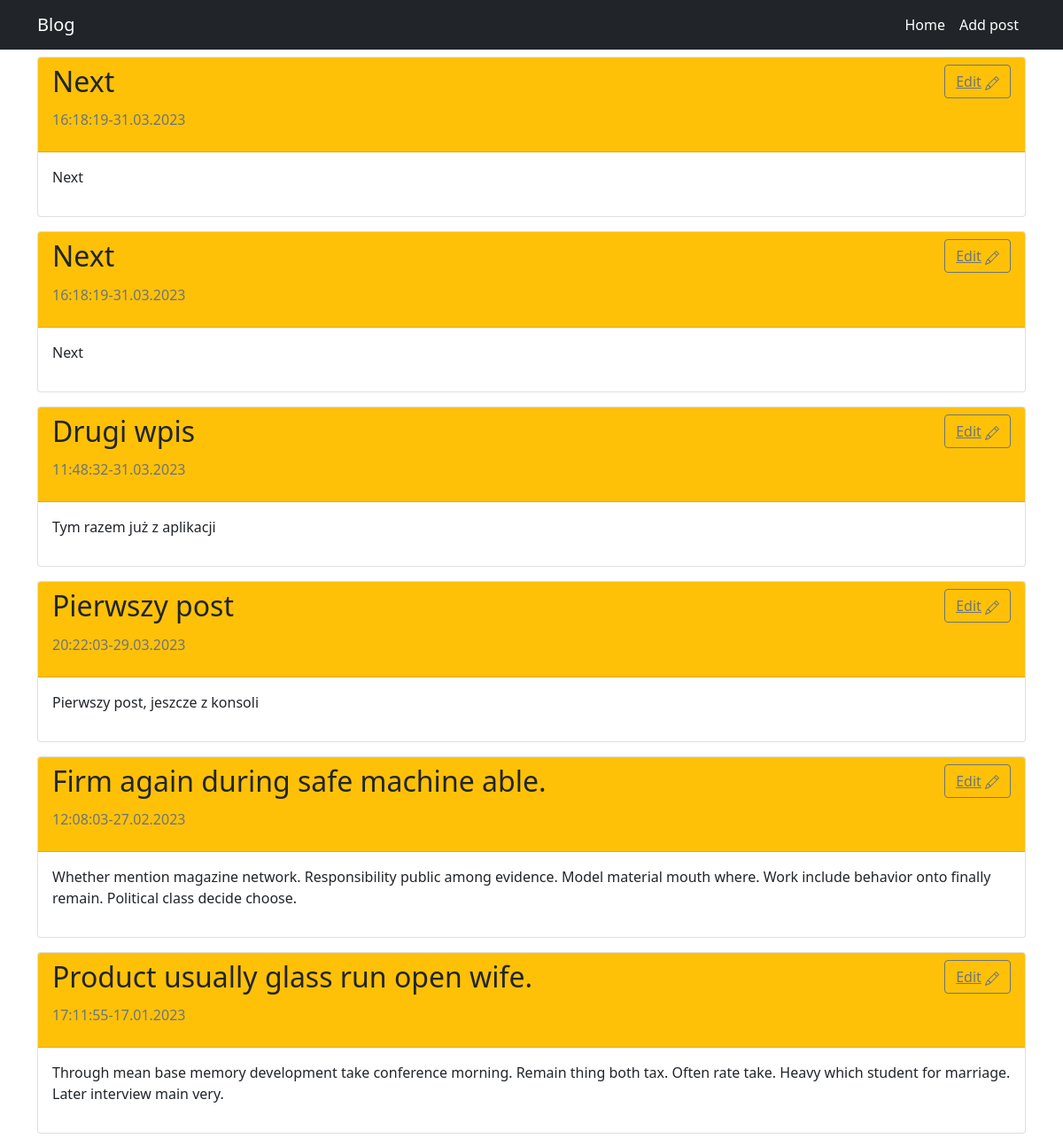
Before: / (upper part) with the older database file.
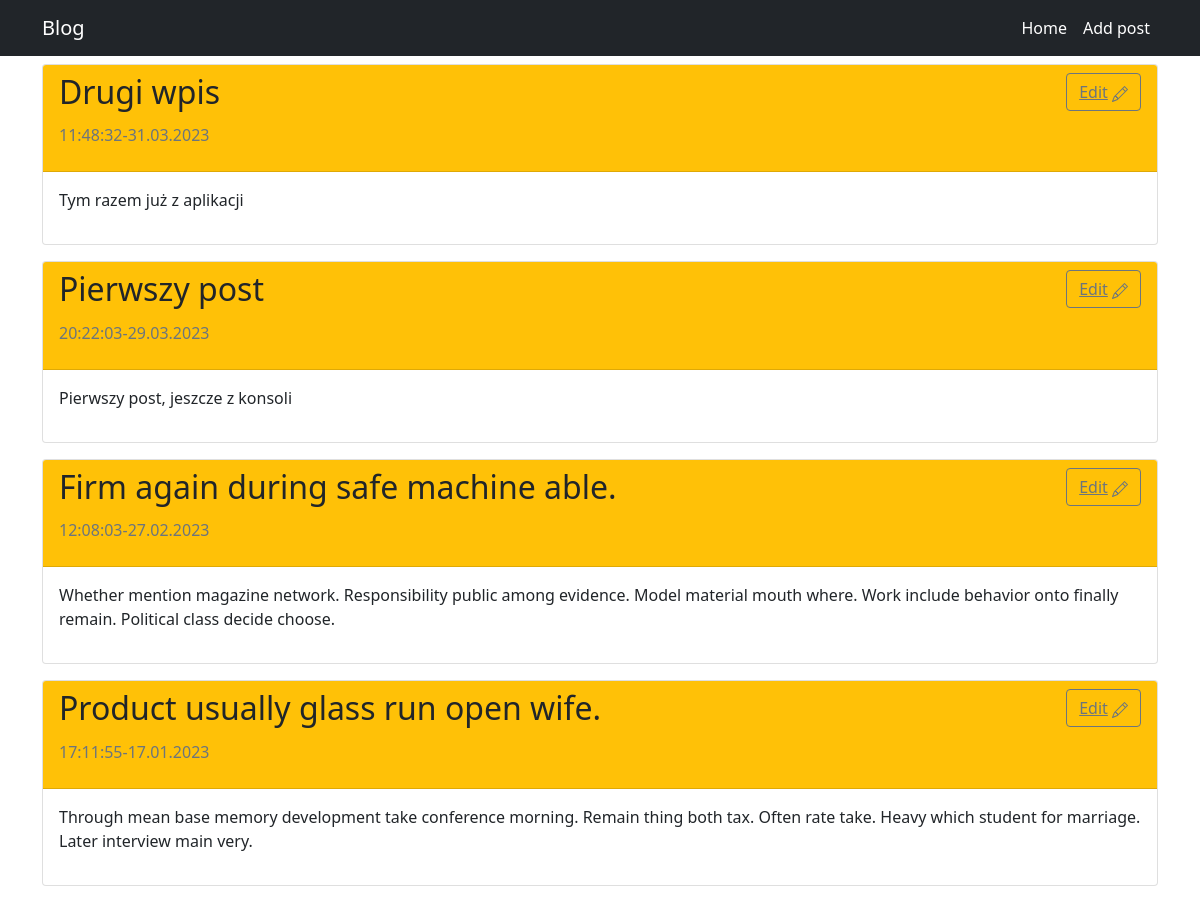
After: the same page with the newer database file.
### app/models.py (models this page shows)
class Entry(db.Model):
    id = db.Column(db.Integer, primary_key = True)
    title = db.Column(db.String, nullable = False)
    body = db.Column(db.Text, nullable = False)
    publish_date = db.Column(db.DateTime, nullable = False, default = dt.datetime.utcnow())
    is_published = db.Column(db.Boolean, default = False)

### app/routes.py (the view)
@app.route('/')
def home():
    posts = Entry.query.filter_by(is_published = True).order_by(Entry.publish_date.desc())
    return render_template("home.html", posts = posts)

### app/templates/home.html (shortened to what this page needs)
{% extends "base.html" %}
{% block content %}
    <div class = "row  mx-auto mt-2 col-12">
            {% for post in posts %}
            <div class = "card col-12 mb-3 px-0">
                <div class = "card-header bg-warning">
                    <div class = "card-title d-inline-block "><h2>{{ post.title }}</h2></div>
                    <button class ="btn btn-outline-secondary d-inline-block float-end">
                        <a class ="text-secondary" href="{{url_for('edit_entry', entry_id = post.id)}}">Edit</a>
                    </button>
                    <div class = "card-subtitle text-secondary"><p>{{ post.publish_date.strftime("%H:%M:%S-%d.%m.%Y") }}</p></div>
                </div>
                <div class = "card-body">
                    <div class = "card-text"><p>{{ post.body }}</p></div>
                </div>
            </div>
            {% endfor %}
        </div>
{% endblock %}

### app/templates/base.html (shortened to what this page needs)
<!DOCTYPE html>
<html lang="en">
    <head>
        <link href="https://cdn.jsdelivr.net/npm/bootstrap@5.0.2/dist/css/bootstrap.min.css"
 rel="stylesheet">
    </head>
    <body>
        <nav class="navbar navbar-expand-lg navbar-dark bg-dark">
            <div class="container">
                <a class="navbar-brand" href="{{ url_for('home') }}">Blog</a>
                <div class="collapse navbar-collapse" id="navbarSupportedContent">
                    <ul class="navbar-nav ms-auto mb-2 mb-lg-0">
                        <li class="nav-item"><a class="nav-link active" aria-current="page" href="{{ url_for('home') }}">Home</a></li>
                        <li class="nav-item"><a class="nav-link active" aria-current="page" href="{{ url_for('add_post') }}">Add post</a></li>
                    </ul>
                </div>
            </div>
        </nav>
        <div class = "container">
        {% block content %}{% endblock %}
        </div>
    </body>
</html>

Changed rows visible on the page:
removed Entry: title "Next", publish_date "16:18:19-31.03.2023", body "Next"
removed Entry: title "Next", publish_date "16:18:19-31.03.2023", body "Next"
